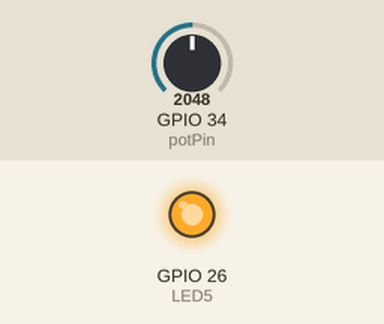
Simulated run of this sketch. Board: ESP32. On the bench: output pins drawn as LEDs (lit = HIGH). The inputs (shaded band) are chosen by the test bench; at power-on: GPIO 34 (potPin) = 2048. What the sketch prints to the serial monitor is not drawn.

Above: at 2.2 s.
2.3 s: GPIO 34 (potPin) set to 0
At 2.6 s:
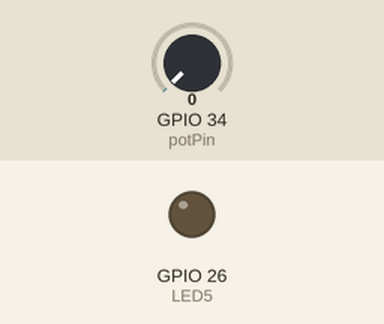
3.8 s: GPIO 34 (potPin) set to 491
At 4.9 s:
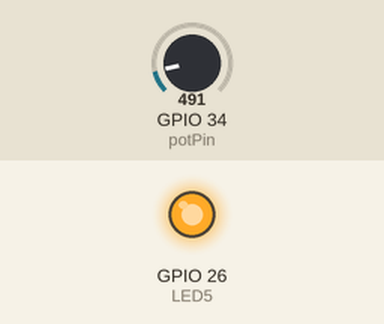
Timing chart, 0 to 6.8 s (numbered marks = the images above; inputs shaded):
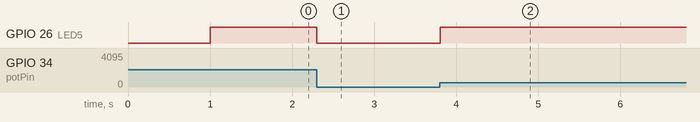

The sketch:

esp32Dac.ino
```cpp
// Potentiometer is connected to GPIO 34 (Analog ADC1_CH6)
const int potPin = 34;

// variable for storing the potentiometer value
int potValue = 0;

#define LED1 35
#define LED2 12
#define LED3 14
#define LED4 27
#define LED5 26

void setup() {
//  pinMode(LED1,OUTPUT);


  Serial.begin(115200);
  delay(1000);
  Serial.println("Starting");

}

void loop() {
  // Reading potentiometer value
  potValue = analogRead(potPin);
  Serial.println(potValue);
  float v = potValue * 3.3 / 4095;
  Serial.print("Voltage: ");
  Serial.println(v);

  dacWrite(LED5, potValue);


}
```

Measured:
- after the input at 2.3 s, GPIO 26 (LED5): HIGH → LOW at once
- after the input at 3.8 s, GPIO 26 (LED5): LOW → HIGH at once
